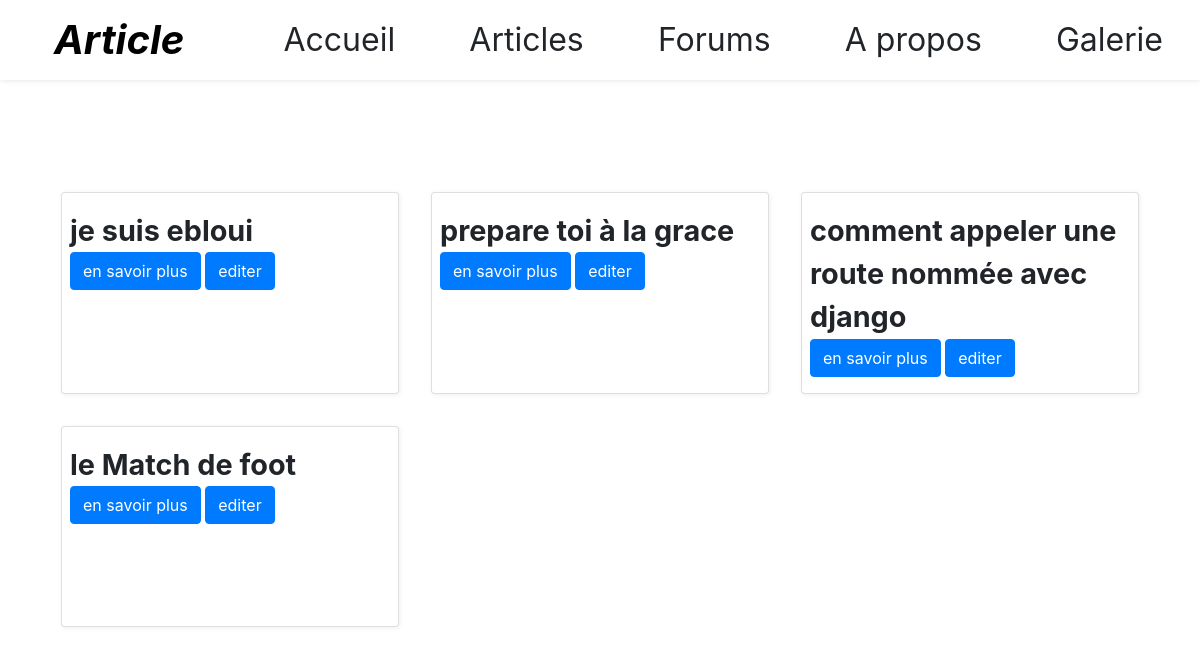
The app's page /, older data.
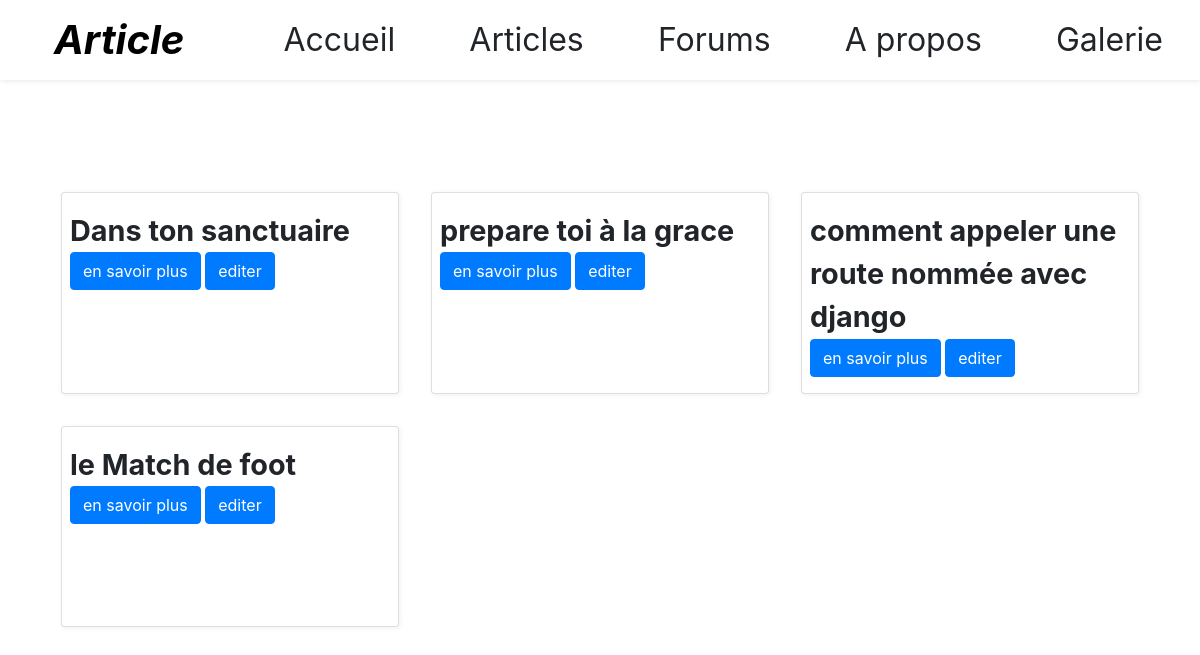
The same page, newer data.
### blog/models.py (models this page shows)
class Article(models.Model):
    title = models.CharField(max_length=100)
    content = models.TextField(null=True)
    date = models.DateTimeField(auto_now_add=True)

### blog/views.py (the view)
# urls.py: 2. Add a URL to urlpatterns:  path('', views.home, name='home')
def home(request):
    articles = Article.objects.order_by('-date')
    return render(request, 'index.html', {"articles": articles})

### blog/templates/index.html (shortened to what this page needs)
{% extends 'layouts/base.html' %}
{% block 'content' %}
<div class="container marge-top-12">
    <div class="grid-3">
        {%  for article in articles  %}
        <div class="card marge2">
            <div class="cards  my-2 p-2">
                <div class="title">{{article.title}}</div>
                <div class="btn btn-primary"> <a href="article/{{article.id}}" class="text-white">en savoir plus </a> </div>
                <div class="btn btn-primary">  <a href="article/{{article.id}}/edit" class="text-white"> editer</a> </div>
            </div>
        </div>
       {% endfor %}
    </div>
</div>
{%endblock%}

### blog/templates/layouts/base.html (shortened to what this page needs)
{% load static %}
<!DOCTYPE html>
<html>
    <head>
        <link rel="stylesheet" href="{% static 'assets/css/bootstrap.min.css' %}">
        <link rel="stylesheet" href="{% static 'assets/css/index.css' %}">
    </head>
    <body>
        {% include 'layouts/nav-bar.html' %}
        {% block 'content' %}{% endblock %}
     </body>
 </html>

### blog/templates/layouts/nav-bar.html
<div class="nav-bar">
    <div class="part-nav big">Article</div>
    <div class="part-nav">
        <a href="/" class="text-body">Accueil</a>
        <a href="{% url 'article.add'  %}" class="text-body">Articles</a>
        <a href="#" class="text-body">Forums</a>
        <a href="#" class="text-body">A propos</a>
        <a href="#" class="text-body">Galerie</a>
    </div>
</div>

### blog/static/assets/css/index.css (style rules this page uses)
.nav-bar { display: grid; grid-template-columns: 1fr 4fr; column-gap: 1vh; width: 100%; height: 10vh; background-color: white; box-shadow: 1px 1px 5px rgb(233, 232, 232); font-size: 2rem; color: black; }
.marge2 { margin: 2vh; }
.card { box-shadow: 1px 1px 5px rgb(240, 239, 239); display: inline-block; }
.marge-top-12 { margin-top: 12vh; }
.big { font-weight: bold; font-style: italic; font-size: 2.5rem; }
.nav-bar .part-nav { display: flex; align-items: center; justify-content: space-around; }
.grid-3 { display: grid; grid-template-columns: 1fr 1fr 1fr; grid-template-rows: 1fr 1fr; }
.title { font-size: 1.8rem; font-weight: bold; }

Row changes from the older to the newer data that the page shows:
removed Article: title "je suis ebloui"
added Article: title "Dans ton sanctuaire"
